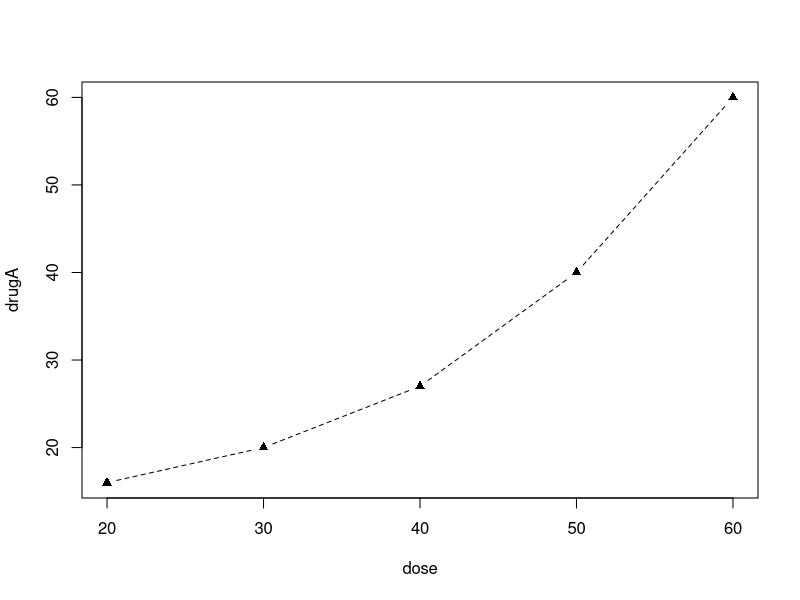
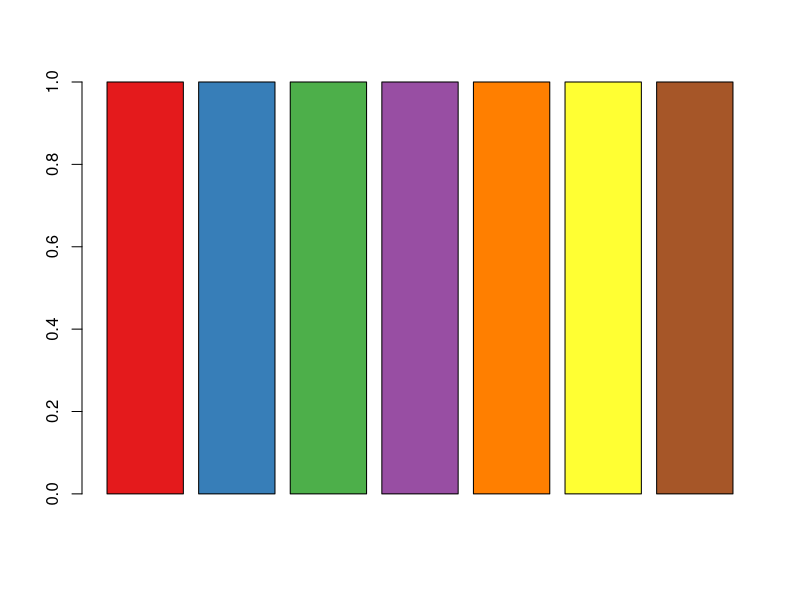
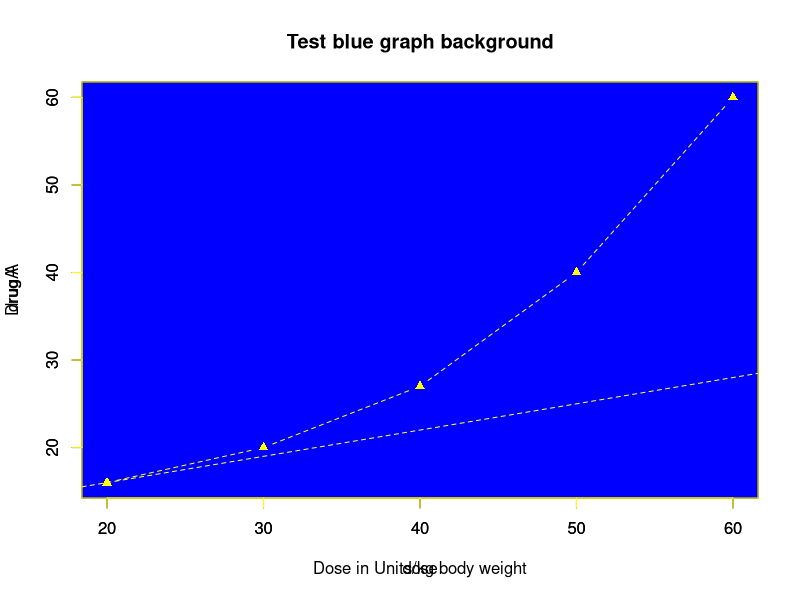

Source code (R) for these figures, in order:
## ---- chunk 1
dose <- seq(20,60,10)
drugA <- c(16,20,27,40,60)
drugB <- c(15,18,25,31,40)
## ---- chunk 2
opar <- par(no.readonly=TRUE)
par(lty=2, pch=17)
plot(dose, drugA, type="b")
par(opar)
## ---- chunk 3
library(RColorBrewer)
n <-7
mycolors <- brewer.pal(n, "Set1")
barplot(rep(1,n), col=mycolors)
## ---- chunk 4
opar <- par(no.readonly=TRUE)

plot(dose, drugA, type="b",
     pch = 17, lty = 2)
abline(a = 10, b = 0.3, lty=2, pch=17)

rect(par("usr")[1], par("usr")[3], par("usr")[2],par("usr")[4], col="blue")

par(new = TRUE)

plot(dose, drugA, type="b",
     lty=2, pch=17,
     fg='yellow', col = 'yellow',
     main = "Test blue graph background",
     xlab = "Dose in Units/kg body weight",
     ylab ="Drug A"
     )
abline(a = 10, b = 0.3, lty=2, pch=17, col= mycolors[6])

par(opar)
